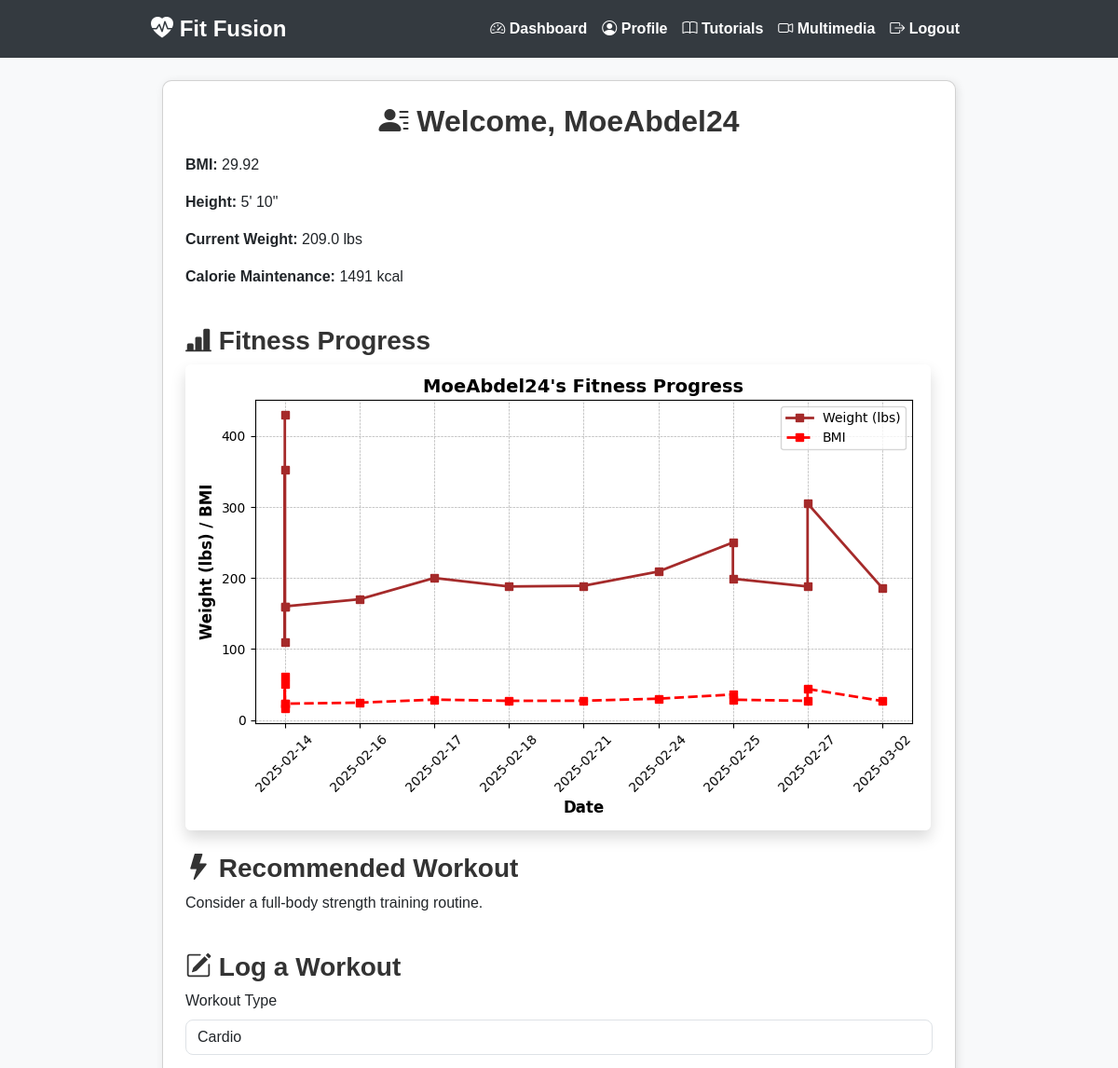
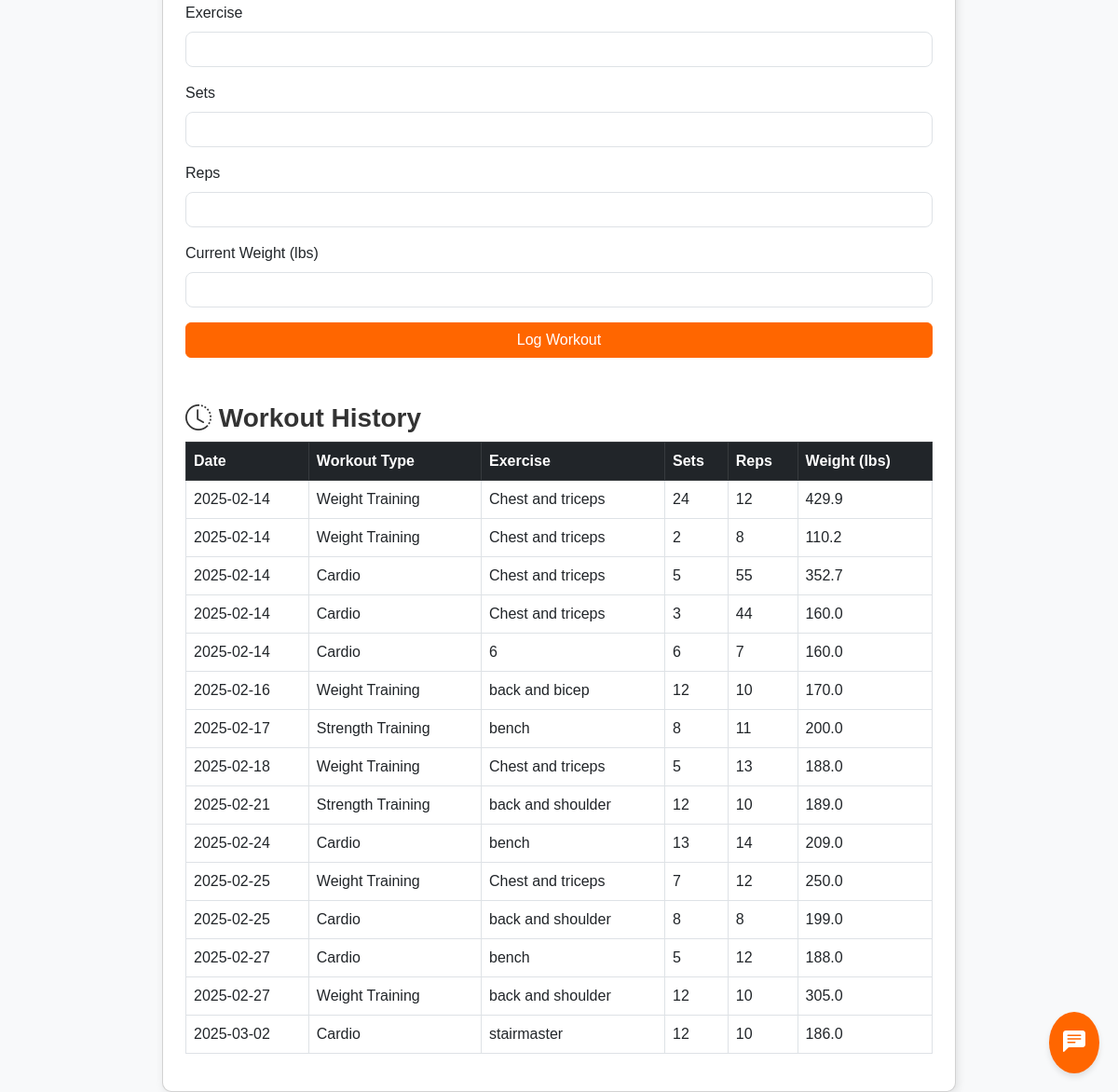
The page /dashboard (signed in) on the database its author committed (2 pictures, top to bottom).
### app.py (models this page shows)
class User(db.Model):
    id = db.Column(db.Integer, primary_key=True)
    username = db.Column(db.String(80), unique=True, nullable=False)
    email = db.Column(db.String(120), unique=True, nullable=False)
    password = db.Column(db.String(256), nullable=False)
    age = db.Column(db.Integer, nullable=False)
    gender = db.Column(db.String(10), nullable=False)
    height = db.Column(db.Float, nullable=False)  # Stored in meters
    weight = db.Column(db.Float, nullable=False)  # Stored in kg
    activity_level = db.Column(db.String(20), nullable=False)
    workout_preference = db.Column(db.String(20), nullable=True)
    goal = db.Column(db.String(50), nullable=True)

class WorkoutLog(db.Model):
    id = db.Column(db.Integer, primary_key=True)
    user_id = db.Column(db.Integer, db.ForeignKey('user.id'), nullable=False)
    workout_type = db.Column(db.String(50), nullable=False)
    exercise = db.Column(db.String(100), nullable=False)
    sets = db.Column(db.Integer, nullable=False)
    reps = db.Column(db.Integer, nullable=False)
    weight = db.Column(db.Float, nullable=True)  # Store weight changes
    date = db.Column(db.DateTime, default=datetime.utcnow)
    user = db.relationship('User', backref=db.backref('workouts', lazy=True))

### app.py (the view)
@app.route('/dashboard')
def dashboard():
    if 'user_id' not in session:
        flash('Please log in first.', 'warning')
        return redirect(url_for('login'))
    user = User.query.get(session['user_id'])
    bmi = calculate_bmi(user.weight, user.height)
    tdee = calculate_tdee(user)
    calorie_plans = {
        'maintenance': tdee,
        'light_deficit': tdee - 250,
        'medium_deficit': tdee - 500,
        'extreme_deficit': tdee - 750
    }
    workouts = WorkoutLog.query.filter_by(user_id=user.id).order_by(WorkoutLog.date.asc()).all()
    dates = [workout.date.strftime('%Y-%m-%d') for workout in workouts if workout.weight]
    weights = [workout.weight for workout in workouts if workout.weight]
    bmi_values = [calculate_bmi(weight, user.height) for weight in weights]
    if dates:
        plt.figure(figsize=(8, 5))
        plt.plot(dates, [w * 2.20462 for w in weights], marker='s', linestyle='-', color='brown', markersize=6, linewidth=2, label='Weight (lbs)')
        plt.plot(dates, bmi_values, marker='s', linestyle='--', color='red', markersize=6, linewidth=2, label='BMI')
        plt.xlabel('Date', fontsize=12, fontweight='bold')
        plt.ylabel('Weight (lbs) / BMI', fontsize=12, fontweight='bold')
        plt.title(f"{user.username}'s Fitness Progress", fontsize=14, fontweight='bold')
        plt.legend()
        plt.xticks(rotation=45)
        plt.grid(True, linestyle='--', linewidth=0.5)
        plt.tight_layout()
        img = io.BytesIO()
        plt.savefig(img, format='png')
        img.seek(0)
        plot_url = base64.b64encode(img.getvalue()).decode()
    else:
        plot_url = None
    if user.workout_preference:
        pref = user.workout_preference.lower()
        if 'cardio' in pref:
            recommended_workout = "Try a 30-minute run or cycling session."
        elif 'weight' in pref:
            recommended_workout = "Consider a full-body strength training routine."
        elif 'strength' in pref:
            recommended_workout = "Focus on compound lifts like squats, deadlifts, and bench press."
        else:
            recommended_workout = "Keep up the great work with your fitness routine!"
    else:
        recommended_workout = "Keep up the great work with your fitness routine!"
    return render_template('dashboard.html', user=user, bmi=bmi, calorie_plans=calorie_plans,
                           plot_url=plot_url, workouts=workouts, recommended_workout=recommended_workout)

### app.py (called while the page is built)
def calculate_bmi(weight, height):
    return round(weight / (height ** 2), 2)

def calculate_tdee(user):
    if user.gender.lower() == 'male':
        bmr = (10 * user.weight) + (6.25 * user.height) - (5 * user.age) + 5
    else:
        bmr = (10 * user.weight) + (6.25 * user.height) - (5 * user.age) - 161
    activity_factors = {
        'sedentary': 1.2,
        'light': 1.375,
        'moderate': 1.55,
        'active': 1.725,
        'very_active': 1.9
    }
    return round(bmr * activity_factors.get(user.activity_level, 1.2))

def height_to_feet_inches(meters):
    total_inches = round(meters / 0.0254)
    feet = total_inches // 12
    inches = total_inches % 12
    return f"{feet}' {inches}\""

### templates/dashboard.html (shortened to what this page needs)
{% extends "base.html" %}
{% block content %}
<div class="container mt-4">
  <div class="card p-4">
    <h2 class="mb-3 text-center">
      <i class="bi bi-person-lines-fill"></i> Welcome, {{ user.username }}
    </h2>
    <div class="row">
      <div class="col-md-6">
        <p><strong>BMI:</strong> {{ bmi }}</p>
        <p><strong>Height:</strong> {{ user.height | height_to_feet_inches }}</p>
        <p><strong>Current Weight:</strong> {{ (user.weight * 2.20462) | round(1) }} lbs</p>
        <p><strong>Calorie Maintenance:</strong> {{ calorie_plans['maintenance'] }} kcal</p>
      </div>
    </div>
    <h3 class="mt-4">
      <i class="bi bi-bar-chart-line-fill"></i> Fitness Progress
    </h3>
    <div class="chart-container">
      {% if plot_url %}
      <img class="img-fluid rounded shadow">
      {% else %}
      <p class="text-muted">No fitness data available yet. Log your weight to track progress!</p>
      {% endif %}
    </div>
    <h3 class="mt-4">
      <i class="bi bi-lightning-fill"></i> Recommended Workout
    </h3>
    <p>{{ recommended_workout }}</p>
    <h3 class="mt-4">
      <i class="bi bi-pencil-square"></i> Log a Workout
    </h3>
    <form method="POST" action="{{ url_for('log_workout') }}" class="mb-4">
      <div class="mb-3">
        <label class="form-label">Workout Type</label>
        <select name="workout_type" class="form-control">
          <option value="Cardio">Cardio</option>
        </select>
      </div>
      <div class="mb-3">
        <label class="form-label">Exercise</label>
        <input type="text" name="exercise" class="form-control" required>
      </div>
      <div class="mb-3">
        <label class="form-label">Sets</label>
        <input type="number" name="sets" class="form-control" required>
      </div>
      <div class="mb-3">
        <label class="form-label">Reps</label>
        <input type="number" name="reps" class="form-control" required>
      </div>
      <div class="mb-3">
        <label class="form-label">Current Weight (lbs)</label>
        <input type="number" step="0.1" name="weight" class="form-control">
      </div>
      <button type="submit" class="btn btn-primary w-100">Log Workout</button>
    </form>
    <h3 class="mt-4">
      <i class="bi bi-clock-history"></i> Workout History
    </h3>
    <table class="table table-bordered table-hover">
      <thead class="table-dark">
        <tr>
          <th>Date</th>
          <th>Workout Type</th>
          <th>Exercise</th>
          <th>Sets</th>
          <th>Reps</th>
          <th>Weight (lbs)</th>
        </tr>
      </thead>
      <tbody>
        {% for workout in workouts %}
        <tr>
          <td>{{ workout.date.strftime('%Y-%m-%d') }}</td>
          <td>{{ workout.workout_type }}</td>
          <td>{{ workout.exercise }}</td>
          <td>{{ workout.sets }}</td>
          <td>{{ workout.reps }}</td>
          <td>{{ (workout.weight * 2.20462) | round(1) if workout.weight else '-' }}</td>
        </tr>
        {% endfor %}
      </tbody>
    </table>
  </div>
</div>
<button id="chat-icon">
  <i class="bi bi-chat-left-text-fill"></i>
</button>
{% endblock %}

### templates/base.html (shortened to what this page needs)
<!DOCTYPE html>
<html lang="en">
<head>
  <link href="https://cdn.jsdelivr.net/npm/bootstrap@5.3.0/dist/css/bootstrap.min.css" rel="stylesheet">
  <link rel="stylesheet" href="https://cdn.jsdelivr.net/npm/bootstrap-icons@1.10.5/font/bootstrap-icons.css">
</head>
<body>
  <nav class="navbar navbar-expand-lg navbar-dark">
    <div class="container">
      <a class="navbar-brand" href="{{ url_for('home') }}">
        <i class="bi bi-heart-pulse-fill"></i> Fit Fusion
      </a>
      <div class="collapse navbar-collapse" id="navbarNav">
        <ul class="navbar-nav ms-auto">
          {% if 'user_id' in session %}
            <li class="nav-item">
              <a class="nav-link" href="{{ url_for('dashboard') }}">
                <i class="bi bi-speedometer2"></i> Dashboard
              </a>
            </li>
            <li class="nav-item">
              <a class="nav-link" href="{{ url_for('profile') }}">
                <i class="bi bi-person-circle"></i> Profile
              </a>
            </li>
            <li class="nav-item">
              <a class="nav-link" href="{{ url_for('tutorials') }}">
                <i class="bi bi-book"></i> Tutorials
              </a>
            </li>
            <li class="nav-item">
              <a class="nav-link" href="{{ url_for('multimedia') }}">
                <i class="bi bi-camera-video"></i> Multimedia
              </a>
            </li>
            <li class="nav-item">
              <a class="nav-link" href="{{ url_for('logout') }}">
                <i class="bi bi-box-arrow-right"></i> Logout
              </a>
            </li>
          {% endif %}
        </ul>
      </div>
    </div>
  </nav>
  <div class="container mt-4">
    {% block content %}{% endblock %}
  </div>
</body>
</html>

### templates/base.html (style rules this page uses)
body { background-color: #f8f9fa; font-family: 'Arial', sans-serif; }
.container { max-width: 900px; }
.card { box-shadow: 2px 2px 10px rgba(0, 0, 0, 0.1); border-radius: 10px; }
.btn-primary { background-color: #ff6600; border-color: #ff6600; }
.form-control, .form-select { border-radius: 8px; }
h2, h3 { font-weight: bold; color: #333; }
.navbar { background-color: #343a40; }
.navbar-brand { font-size: 1.5rem; font-weight: bold; }
.navbar-dark .navbar-nav .nav-link { color: white; font-weight: bold; }

### templates/dashboard.html (style rules this page uses)
#chat-icon { position: fixed; bottom: 20px; right: 20px; background-color: #ff6600; color: #fff; border: none; border-radius: 50%; padding: 15px; cursor: pointer; z-index: 1000; font-size: 24px; box-shadow: 0 4px 6px rgba(0, 0, 0, 0.1); }

### rows shown on the page
User: username "MoeAbdel24", height|height_to_feet_inches "5' 10\"", (user.weight*2.20462)|round(1) "209.0"
WorkoutLog: date "2025-02-14", workout_type "Weight Training", exercise "Chest and triceps", sets "24", reps "12", weight "429.9"
WorkoutLog: date "2025-02-14", workout_type "Weight Training", exercise "Chest and triceps", sets "2", reps "8", weight "110.2"
WorkoutLog: date "2025-02-14", workout_type "Cardio", exercise "Chest and triceps", sets "5", reps "55", weight "352.7"
WorkoutLog: date "2025-02-14", workout_type "Cardio", exercise "Chest and triceps", sets "3", reps "44", weight "160.0"
WorkoutLog: date "2025-02-14", workout_type "Cardio", exercise "6", sets "6", reps "7", weight "160.0"
WorkoutLog: date "2025-02-16", workout_type "Weight Training", exercise "back and bicep", sets "12", reps "10", weight "170.0"
WorkoutLog: date "2025-02-17", workout_type "Strength Training", exercise "bench", sets "8", reps "11", weight "200.0"
WorkoutLog: date "2025-02-18", workout_type "Weight Training", exercise "Chest and triceps", sets "5", reps "13", weight "188.0"
WorkoutLog: date "2025-02-21", workout_type "Strength Training", exercise "back and shoulder", sets "12", reps "10", weight "189.0"
WorkoutLog: date "2025-02-24", workout_type "Cardio", exercise "bench", sets "13", reps "14", weight "209.0"
WorkoutLog: date "2025-02-25", workout_type "Weight Training", exercise "Chest and triceps", sets "7", reps "12", weight "250.0"
WorkoutLog: date "2025-02-25", workout_type "Cardio", exercise "back and shoulder", sets "8", reps "8", weight "199.0"
WorkoutLog: date "2025-02-27", workout_type "Cardio", exercise "bench", sets "5", reps "12", weight "188.0"
WorkoutLog: date "2025-02-27", workout_type "Weight Training", exercise "back and shoulder", sets "12", reps "10", weight "305.0"
WorkoutLog: date "2025-03-02", workout_type "Cardio", exercise "stairmaster", sets "12", reps "10", weight "186.0"

### other values the page prints
{{ bmi }} "29.92"
{{ calorie_plans['maintenance'] }} "1491"
{{ recommended_workout }} "Consider a full-body strength training routine."
